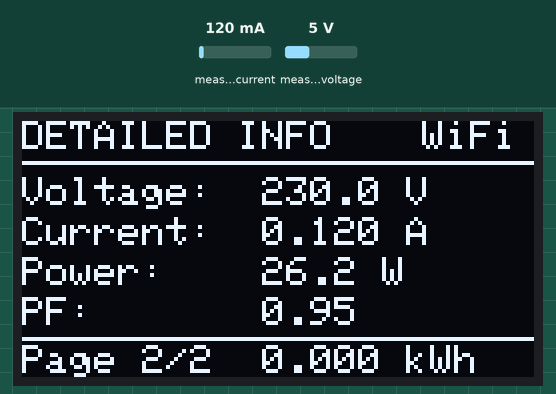
This sketch was run on a simulated ESP32. Shown: 128×64 one-colour display. Inputs (shaded band) come from the test bench; at power-on: measured current 120 mA, measured voltage 5 V. WiFi joins after 1.5 s; servers stay silent unless stated; what the sketch prints to the serial monitor is not drawn.

Above: at 4.8 s.
4.9 s: measured current set to 40 mA
At 5.6 s:
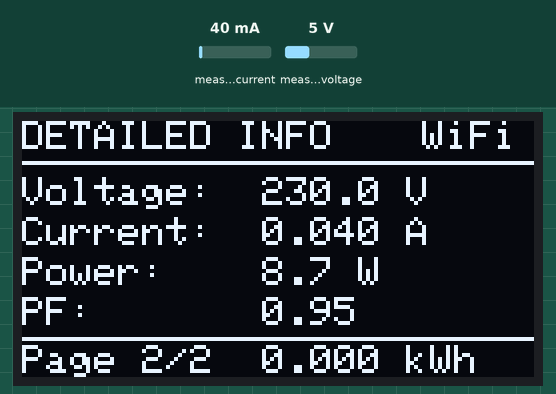
7.9 s: measured voltage set to 0.3 V
At 9.0 s:
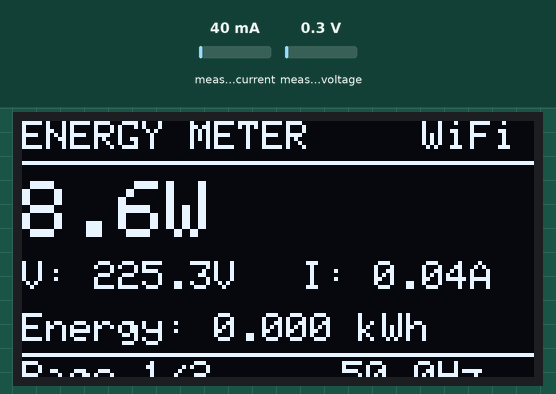
10.9 s: measured current set to 500 mA
At 13.8 s:
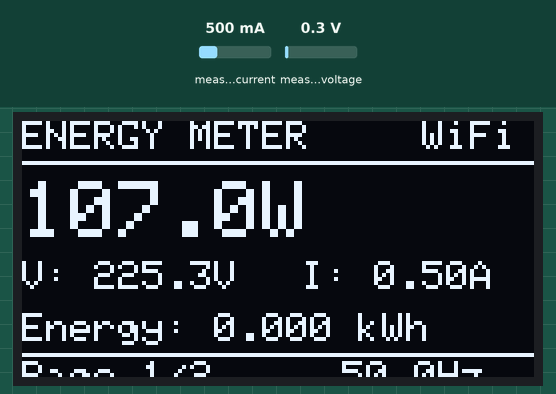
13.9 s: measured voltage set to 3.8 V
At 15.3 s:
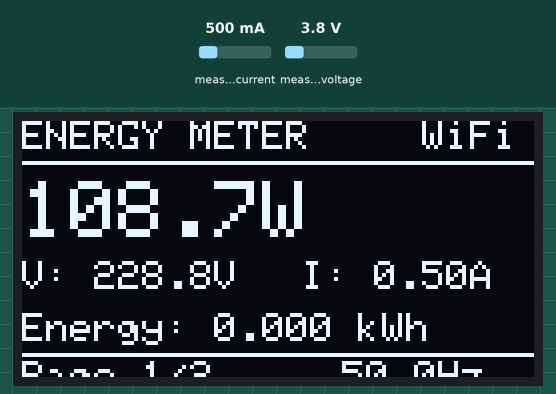
Timing chart, 0 to 16.9 s (numbered marks = the images above; inputs shaded):
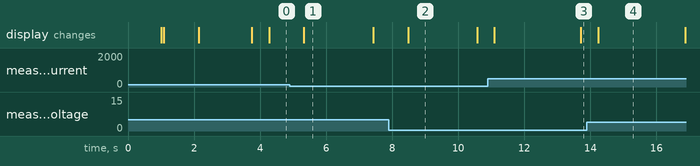

Measured:
- after the input at 4.9 s, the display: changes after 0.42 s (image 1)
- after the input at 7.9 s, the display: changes after 0.58 s (image 2)
- after the input at 10.9 s, the display: first changes after 0.20 s (image 3 shows a later state)
- after the input at 13.9 s, the display: changes after 0.34 s (image 4)
- what the display in image 1 shows lasts 2.1 s, from 5.3 s to 7.4 s

The sketch:

sem-v1.ino
```cpp
/*
 * Smart Energy Meter using ESP32 + PZEM-004T v3.0 + OLED Display
 * Data visualization via ThingSpeak + Local OLED
 *
 * Hardware Connections:
 * PZEM-004T TX -> ESP32 GPIO16 (RX2)
 * PZEM-004T RX -> ESP32 GPIO17 (TX2)
 * PZEM-004T VCC -> 5V
 * PZEM-004T GND -> GND
 *
 * OLED Display (I2C):
 * OLED SDA -> ESP32 GPIO21
 * OLED SCL -> ESP32 GPIO22
 * OLED VCC -> 3.3V
 * OLED GND -> GND
 *
 * CT Coil: Clamp around the LIVE wire (not neutral)
 */

#include <WiFi.h>
#include <HTTPClient.h>
#include <PZEM004Tv30.h>
#include <Wire.h>
#include <Adafruit_GFX.h>
#include <Adafruit_SSD1306.h>

// ==================== OLED CONFIGURATION ====================
#define SCREEN_WIDTH 128
#define SCREEN_HEIGHT 64
#define OLED_RESET -1  // Reset pin not used
#define OLED_ADDRESS 0x3C  // Common I2C address (try 0x3D if this doesn't work)

Adafruit_SSD1306 display(SCREEN_WIDTH, SCREEN_HEIGHT, &Wire, OLED_RESET);

// ==================== CONFIGURATION ====================
// WiFi Credentials
const char* WIFI_SSID = "wifi_id";
const char* WIFI_PASSWORD = "wifi_pp";

// ThingSpeak Settings
const char* THINGSPEAK_API_KEY = "thinspeak_api_key";
const char* THINGSPEAK_SERVER = "api.thingspeak.com";
const unsigned long CHANNEL_ID = 0; // Your channel ID (optional, for reference)

// PZEM Serial Configuration
#define PZEM_RX_PIN 16  // ESP32 RX2 <- PZEM TX
#define PZEM_TX_PIN 17  // ESP32 TX2 -> PZEM RX
#define PZEM_SERIAL Serial2

// Timing Configuration
const unsigned long THINGSPEAK_INTERVAL = 20000; // 20 seconds
const unsigned long SERIAL_PRINT_INTERVAL = 2000; // Print to serial every 2 seconds
const unsigned long OLED_UPDATE_INTERVAL = 500;   // Update OLED every 500ms
const unsigned long OLED_PAGE_INTERVAL = 3000;    // Switch OLED page every 3 seconds

// ==================== GLOBAL VARIABLES ====================
PZEM004Tv30 pzem(PZEM_SERIAL, PZEM_RX_PIN, PZEM_TX_PIN);

// Timing variables
unsigned long lastThingSpeakUpdate = 0;
unsigned long lastSerialPrint = 0;
unsigned long lastOLEDUpdate = 0;
unsigned long lastPageSwitch = 0;

// OLED page (0 = main readings, 1 = detailed info)
int oledPage = 0;
bool oledInitialized = false;

// Energy readings
float voltage = 0;
float current = 0;
float power = 0;
float energy = 0;
float frequency = 0;
float powerFactor = 0;

// WiFi connection status
bool wifiConnected = false;

// ==================== FUNCTION DECLARATIONS ====================
void connectToWiFi();
bool readPZEMData();
void printReadings();
void sendToThingSpeak();
void initOLED();
void updateOLED();
void drawMainPage();
void drawDetailPage();
void drawHeader();

// ==================== SETUP ====================
void setup() {
  // Initialize Serial for debugging
  Serial.begin(115200);
  delay(1000);

  Serial.println();
  Serial.println("========================================");
  Serial.println("   SMART ENERGY METER - ESP32 + PZEM");
  Serial.println("========================================");
  Serial.println();

  // Initialize OLED
  initOLED();

  // Show boot screen
  if (oledInitialized) {
    display.clearDisplay();
    display.setTextSize(1);
    display.setTextColor(SSD1306_WHITE);
    display.setCursor(20, 20);
    display.println("SMART ENERGY");
    display.setCursor(35, 35);
    display.println("METER");
    display.setCursor(25, 50);
    display.println("Initializing...");
    display.display();
  }

  // Initialize PZEM Serial
  Serial.println("[INIT] Initializing PZEM-004T v3.0...");
  delay(1000);

  // Test PZEM connection
  Serial.print("[INIT] Testing PZEM connection... ");
  float testVoltage = pzem.voltage();
  if (!isnan(testVoltage)) {
    Serial.println("OK!");
    Serial.printf("[INIT] Initial voltage reading: %.1f V\n", testVoltage);
  } else {
    Serial.println("FAILED!");
    Serial.println("[WARN] PZEM not responding. Check wiring:");
    Serial.println("       - PZEM TX -> ESP32 GPIO16");
    Serial.println("       - PZEM RX -> ESP32 GPIO17");
    Serial.println("       - Ensure CT coil is clamped on LIVE wire");
    Serial.println("       - Check 5V power to PZEM module");
  }
  Serial.println();

  // Update OLED with WiFi connecting message
  if (oledInitialized) {
    display.clearDisplay();
    display.setCursor(20, 25);
    display.println("Connecting to");
    display.setCursor(35, 40);
    display.println("WiFi...");
    display.display();
  }

  // Connect to WiFi
  connectToWiFi();

  Serial.println();
  Serial.println("========================================");
  Serial.println("        SETUP COMPLETE - RUNNING");
  Serial.println("========================================");
  Serial.println();
}

// ==================== OLED INITIALIZATION ====================
void initOLED() {
  Serial.print("[INIT] Initializing OLED display... ");

  if (display.begin(SSD1306_SWITCHCAPVCC, OLED_ADDRESS)) {
    oledInitialized = true;
    Serial.println("OK!");
    display.clearDisplay();
    display.display();
  } else {
    oledInitialized = false;
    Serial.println("FAILED!");
    Serial.println("[WARN] OLED not found. Check wiring:");
    Serial.println("       - OLED SDA -> ESP32 GPIO21");
    Serial.println("       - OLED SCL -> ESP32 GPIO22");
    Serial.println("       - Try I2C address 0x3D if 0x3C fails");
  }
}

// ==================== MAIN LOOP ====================
void loop() {
  unsigned long currentMillis = millis();

  // Check WiFi connection
  if (WiFi.status() != WL_CONNECTED) {
    if (wifiConnected) {
      Serial.println("[WIFI] Connection lost! Reconnecting...");
      wifiConnected = false;
    }
    connectToWiFi();
  }

  // Read PZEM data
  readPZEMData();

  // Update OLED display
  if (currentMillis - lastOLEDUpdate >= OLED_UPDATE_INTERVAL) {
    lastOLEDUpdate = currentMillis;
    updateOLED();
  }

  // Switch OLED page
  if (currentMillis - lastPageSwitch >= OLED_PAGE_INTERVAL) {
    lastPageSwitch = currentMillis;
    oledPage = (oledPage + 1) % 2;  // Toggle between 0 and 1
  }

  // Print to Serial periodically
  if (currentMillis - lastSerialPrint >= SERIAL_PRINT_INTERVAL) {
    lastSerialPrint = currentMillis;
    printReadings();
  }

  // Send to ThingSpeak periodically
  if (currentMillis - lastThingSpeakUpdate >= THINGSPEAK_INTERVAL) {
    lastThingSpeakUpdate = currentMillis;
    if (wifiConnected) {
      sendToThingSpeak();
    } else {
      Serial.println("[THINGSPEAK] Skipped - WiFi not connected");
    }
  }

  // Small delay to prevent overwhelming the PZEM
  delay(100);
}

// ==================== OLED UPDATE ====================
void updateOLED() {
  if (!oledInitialized) return;

  display.clearDisplay();

  if (oledPage == 0) {
    drawMainPage();
  } else {
    drawDetailPage();
  }

  display.display();
}

// ==================== OLED MAIN PAGE ====================
void drawMainPage() {
  // Header
  display.setTextSize(1);
  display.setTextColor(SSD1306_WHITE);
  display.setCursor(0, 0);
  display.print("ENERGY METER");

  // WiFi indicator
  display.setCursor(100, 0);
  display.print(wifiConnected ? "WiFi" : "----");

  // Horizontal line
  display.drawLine(0, 10, 127, 10, SSD1306_WHITE);

  // Large Power reading
  display.setTextSize(2);
  display.setCursor(0, 15);
  display.printf("%.1fW", power);

  // Voltage and Current
  display.setTextSize(1);
  display.setCursor(0, 35);
  display.printf("V: %.1fV", voltage);
  display.setCursor(70, 35);
  display.printf("I: %.2fA", current);

  // Energy consumption
  display.setCursor(0, 48);
  display.printf("Energy: %.3f kWh", energy);

  // Bottom status bar
  display.drawLine(0, 58, 127, 58, SSD1306_WHITE);
  display.setCursor(0, 60);
  display.setTextSize(1);

  // Page indicator
  display.print("Page 1/2");
  display.setCursor(80, 60);
  display.printf("%.1fHz", frequency);
}

// ==================== OLED DETAIL PAGE ====================
void drawDetailPage() {
  // Header
  display.setTextSize(1);
  display.setTextColor(SSD1306_WHITE);
  display.setCursor(0, 0);
  display.print("DETAILED INFO");

  // WiFi indicator
  display.setCursor(100, 0);
  display.print(wifiConnected ? "WiFi" : "----");

  // Horizontal line
  display.drawLine(0, 10, 127, 10, SSD1306_WHITE);

  // All readings in list format
  display.setCursor(0, 14);
  display.printf("Voltage:  %.1f V", voltage);

  display.setCursor(0, 24);
  display.printf("Current:  %.3f A", current);

  display.setCursor(0, 34);
  display.printf("Power:    %.1f W", power);

  display.setCursor(0, 44);
  display.printf("PF:       %.2f", powerFactor);

  // Bottom status bar
  display.drawLine(0, 54, 127, 54, SSD1306_WHITE);
  display.setCursor(0, 56);
  display.print("Page 2/2");
  display.setCursor(60, 56);
  display.printf("%.3f kWh", energy);
}

// ==================== WIFI CONNECTION ====================
void connectToWiFi() {
  Serial.printf("[WIFI] Connecting to %s", WIFI_SSID);

  WiFi.mode(WIFI_STA);
  WiFi.begin(WIFI_SSID, WIFI_PASSWORD);

  int attempts = 0;
  while (WiFi.status() != WL_CONNECTED && attempts < 30) {
    delay(500);
    Serial.print(".");
    attempts++;
  }

  if (WiFi.status() == WL_CONNECTED) {
    wifiConnected = true;
    Serial.println(" Connected!");
    Serial.printf("[WIFI] IP Address: %s\n", WiFi.localIP().toString().c_str());
    Serial.printf("[WIFI] Signal Strength: %d dBm\n", WiFi.RSSI());
  } else {
    wifiConnected = false;
    Serial.println(" FAILED!");
    Serial.println("[WIFI] Could not connect. Will retry later.");
  }
}

// ==================== READ PZEM DATA ====================
bool readPZEMData() {
  // Read all values from PZEM
  float v = pzem.voltage();
  float c = pzem.current();
  float p = pzem.power();
  float e = pzem.energy();
  float f = pzem.frequency();
  float pf = pzem.pf();

  // Check if readings are valid
  if (isnan(v) || isnan(c) || isnan(p)) {
    // Keep previous values if reading fails
    return false;
  }

  // Update global variables
  voltage = v;
  current = c;
  power = p;
  energy = e;
  frequency = f;
  powerFactor = pf;

  return true;
}

// ==================== PRINT READINGS ====================
void printReadings() {
  Serial.println("----------------------------------------");
  Serial.println("          ENERGY METER READINGS");
  Serial.println("----------------------------------------");

  if (!isnan(voltage)) {
    Serial.printf("  Voltage:      %.1f V\n", voltage);
    Serial.printf("  Current:      %.3f A\n", current);
    Serial.printf("  Power:        %.1f W\n", power);
    Serial.printf("  Energy:       %.3f kWh\n", energy);
    Serial.printf("  Frequency:    %.1f Hz\n", frequency);
    Serial.printf("  Power Factor: %.2f\n", powerFactor);
  } else {
    Serial.println("  [ERROR] No data from PZEM-004T");
    Serial.println("  Check connections and CT coil placement");
  }

  Serial.printf("  WiFi Status:  %s\n", wifiConnected ? "Connected" : "Disconnected");
  Serial.printf("  OLED Status:  %s\n", oledInitialized ? "OK" : "Not Found");
  Serial.println("----------------------------------------");
  Serial.println();
}

// ==================== SEND TO THINGSPEAK ====================
void sendToThingSpeak() {
  if (isnan(voltage)) {
    Serial.println("[THINGSPEAK] Skipped - No valid PZEM data");
    return;
  }

  Serial.println("[THINGSPEAK] Sending data...");

  HTTPClient http;

  // Build the URL with all fields
  String url = "http://";
  url += THINGSPEAK_SERVER;
  url += "/update?api_key=";
  url += THINGSPEAK_API_KEY;
  url += "&field1=" + String(voltage, 1);      // Voltage
  url += "&field2=" + String(current, 3);      // Current
  url += "&field3=" + String(power, 1);        // Power
  url += "&field4=" + String(energy, 3);       // Energy
  url += "&field5=" + String(frequency, 1);    // Frequency
  url += "&field6=" + String(powerFactor, 2);  // Power Factor

  http.begin(url);
  int httpResponseCode = http.GET();

  if (httpResponseCode > 0) {
    String response = http.getString();
    Serial.printf("[THINGSPEAK] Success! Entry ID: %s\n", response.c_str());
  } else {
    Serial.printf("[THINGSPEAK] Error: %d\n", httpResponseCode);
  }

  http.end();
}

// ==================== UTILITY FUNCTIONS ====================

// Reset energy counter (call this if needed)
void resetEnergy() {
  Serial.println("[PZEM] Resetting energy counter...");
  if (pzem.resetEnergy()) {
    Serial.println("[PZEM] Energy counter reset successful!");
  } else {
    Serial.println("[PZEM] Energy counter reset failed!");
  }
}

// Get PZEM address (for debugging)
void getPZEMAddress() {
  uint8_t addr = pzem.getAddress();
  Serial.printf("[PZEM] Current address: 0x%02X\n", addr);
}
```
